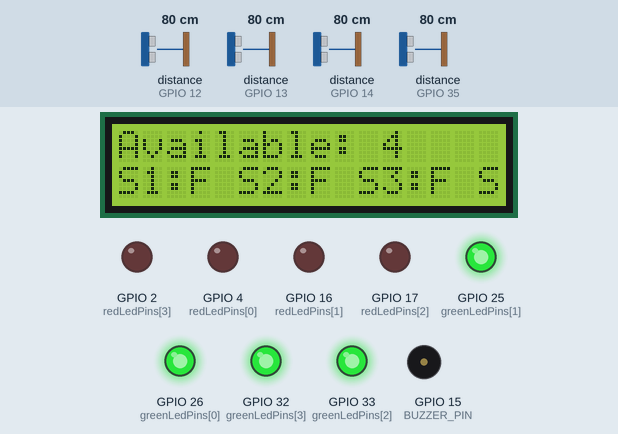
Recording of a sketch running on a simulated ESP32. Shown: 16×2 character LCD, output pins drawn as LEDs (lit = HIGH), buzzer (waves = sounding, pin HIGH). Wiring (inferred from the names in the program): 4 × ultrasonic range finder: trigger GPIO 5, echo GPIO 13 / trigger GPIO 18, echo GPIO 12 / trigger GPIO 19, echo GPIO 14 / trigger GPIO 23, echo GPIO 35. The test bench sets the inputs (shaded band); at power-on: distance to the obstacle (sensors on GPIO 12, GPIO 13, GPIO 14, GPIO 35) 80 cm. The echo pulse lasts 58.3 µs per cm; pins used as bus, display or sensor lines are not drawn; what the sketch prints to the serial monitor is not drawn.

Above: at 2.7 s.
2.8 s: distance to the obstacle (sensor on GPIO 12) set to 16 cm
7.8 s: distance to the obstacle (sensor on GPIO 12) set to 13 cm
At 9.25 s:
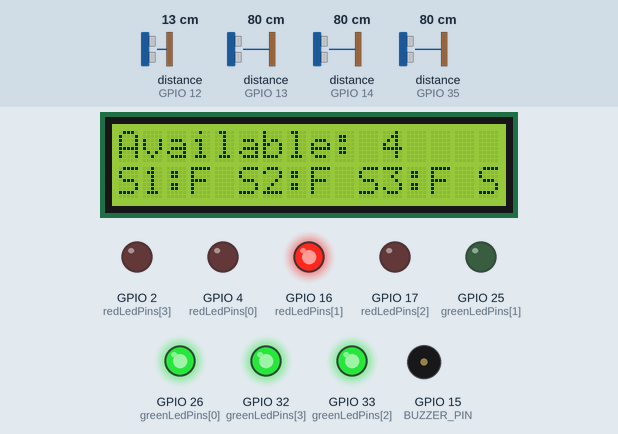
At 9.6 s:
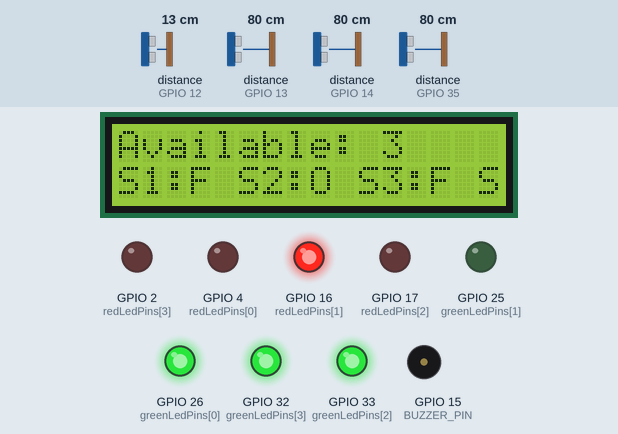
10.8 s: distance to the obstacle (sensor on GPIO 13) set to 16 cm
13.2 s: distance to the obstacle (sensor on GPIO 13) set to 13 cm
At 14.1 s:
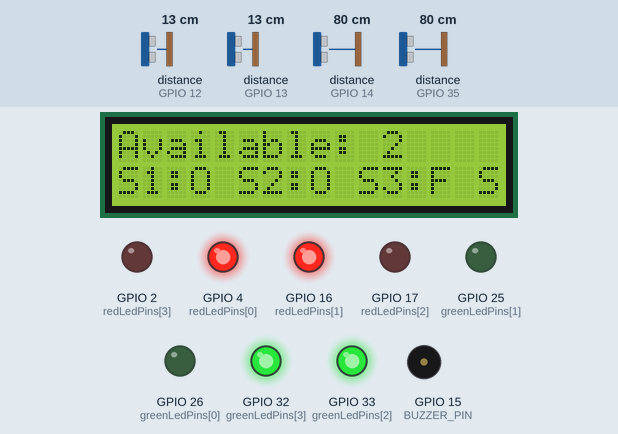
15.3 s: distance to the obstacle (sensor on GPIO 14) set to 17 cm
17.9 s: distance to the obstacle (sensor on GPIO 14) set to 13 cm
At 18.7 s:
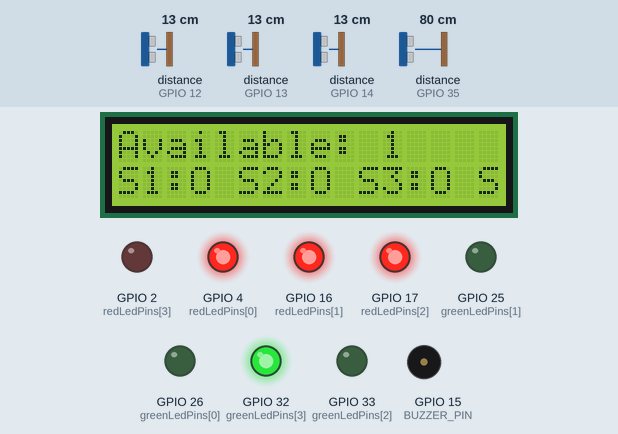
Timing chart, 0 to 20.9 s (numbered marks = the images above; inputs shaded):
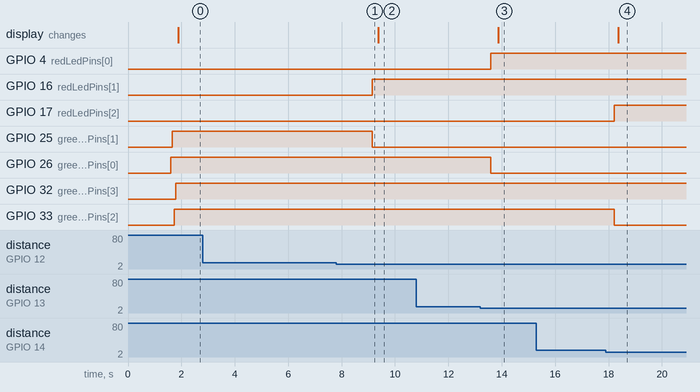

The sketch:

smart_parking_arduino.ino
```cpp
/*
  Smart Parking System using Ultrasonic Sensors
  Board: ESP32 DevKit recommended for the full feature build

  Features:
    - 4 HC-SR04 ultrasonic sensors
    - Red LED for occupied slot
    - Green LED for free slot
    - Buzzer when all slots are occupied
    - Optional I2C 16x2 LCD display
    - Optional servo barrier gate

  Required library for LCD:
    LiquidCrystal_I2C by Frank de Brabander or compatible

  Optional library for servo:
    ESP32Servo
*/

#include <Wire.h>
#include <LiquidCrystal_I2C.h>

#define USE_SERVO_GATE 0

#if USE_SERVO_GATE
#include <ESP32Servo.h>
#endif

const byte TOTAL_SLOTS = 4;
const float OCCUPIED_THRESHOLD_CM = 15.0;
const unsigned long ECHO_TIMEOUT_US = 30000UL;

const byte I2C_SDA_PIN = 21;
const byte I2C_SCL_PIN = 22;

const byte trigPins[TOTAL_SLOTS] = {5, 18, 19, 23};
const byte echoPins[TOTAL_SLOTS] = {13, 12, 14, 35};
const byte greenLedPins[TOTAL_SLOTS] = {26, 25, 33, 32};
const byte redLedPins[TOTAL_SLOTS] = {4, 16, 17, 2};

const byte BUZZER_PIN = 15;
const byte SERVO_PIN = 27;

LiquidCrystal_I2C lcd(0x27, 16, 2);

#if USE_SERVO_GATE
Servo gateServo;
#endif

bool slotOccupied[TOTAL_SLOTS] = {false, false, false, false};
float slotDistanceCm[TOTAL_SLOTS] = {0, 0, 0, 0};

float readDistanceCm(byte trigPin, byte echoPin) {
  digitalWrite(trigPin, LOW);
  delayMicroseconds(2);
  digitalWrite(trigPin, HIGH);
  delayMicroseconds(10);
  digitalWrite(trigPin, LOW);

  unsigned long echoTimeUs = pulseIn(echoPin, HIGH, ECHO_TIMEOUT_US);

  if (echoTimeUs == 0) {
    return -1.0;
  }

  return (echoTimeUs * 0.0343) / 2.0;
}

void updateSlot(byte index) {
  float distanceCm = readDistanceCm(trigPins[index], echoPins[index]);
  slotDistanceCm[index] = distanceCm;

  if (distanceCm < 0) {
    slotOccupied[index] = false;
    digitalWrite(greenLedPins[index], LOW);
    digitalWrite(redLedPins[index], LOW);
    return;
  }

  slotOccupied[index] = distanceCm < OCCUPIED_THRESHOLD_CM;

  if (slotOccupied[index]) {
    digitalWrite(greenLedPins[index], LOW);
    digitalWrite(redLedPins[index], HIGH);
  } else {
    digitalWrite(greenLedPins[index], HIGH);
    digitalWrite(redLedPins[index], LOW);
  }
}

byte countOccupiedSlots() {
  byte count = 0;
  for (byte i = 0; i < TOTAL_SLOTS; i++) {
    if (slotOccupied[i]) {
      count++;
    }
  }
  return count;
}

void updateDisplay(byte freeSlots, bool parkingFull) {
  lcd.clear();

  if (parkingFull) {
    lcd.setCursor(0, 0);
    lcd.print(" PARKING FULL ");
    lcd.setCursor(0, 1);
    lcd.print(" Gate: CLOSED ");
    return;
  }

  lcd.setCursor(0, 0);
  lcd.print("Available: ");
  lcd.print(freeSlots);

  lcd.setCursor(0, 1);
  for (byte i = 0; i < TOTAL_SLOTS; i++) {
    lcd.print("S");
    lcd.print(i + 1);
    lcd.print(slotOccupied[i] ? ":O " : ":F ");
  }
}

void updateAlertAndGate(bool parkingFull) {
  if (parkingFull) {
    digitalWrite(BUZZER_PIN, HIGH);
#if USE_SERVO_GATE
    gateServo.write(0);
#endif
  } else {
    digitalWrite(BUZZER_PIN, LOW);
#if USE_SERVO_GATE
    gateServo.write(90);
#endif
  }
}

void printSerialOutput(byte freeSlots, byte occupiedSlots, bool parkingFull) {
  Serial.println("----------------------------------------");

  for (byte i = 0; i < TOTAL_SLOTS; i++) {
    Serial.print("Slot ");
    Serial.print(i + 1);
    Serial.print(": ");

    if (slotDistanceCm[i] < 0) {
      Serial.print("INVALID ECHO");
    } else {
      Serial.print(slotOccupied[i] ? "OCCUPIED" : "FREE");
      Serial.print(" | Distance: ");
      Serial.print(slotDistanceCm[i], 1);
      Serial.print(" cm");
    }
    Serial.println();
  }

  Serial.print("Available Slots: ");
  Serial.println(freeSlots);
  Serial.print("Occupied Slots : ");
  Serial.println(occupiedSlots);
  Serial.print("Buzzer         : ");
  Serial.println(parkingFull ? "ON" : "OFF");
  Serial.print("Gate           : ");
  Serial.println(parkingFull ? "CLOSED" : "OPEN");
}

void setup() {
  Serial.begin(9600);
  Wire.begin(I2C_SDA_PIN, I2C_SCL_PIN);

  for (byte i = 0; i < TOTAL_SLOTS; i++) {
    pinMode(trigPins[i], OUTPUT);
    pinMode(echoPins[i], INPUT);
    pinMode(greenLedPins[i], OUTPUT);
    pinMode(redLedPins[i], OUTPUT);
  }

  pinMode(BUZZER_PIN, OUTPUT);
  digitalWrite(BUZZER_PIN, LOW);

  lcd.init();
  lcd.backlight();
  lcd.clear();
  lcd.setCursor(0, 0);
  lcd.print("Smart Parking");
  lcd.setCursor(0, 1);
  lcd.print("System Ready");

#if USE_SERVO_GATE
  gateServo.attach(SERVO_PIN);
  gateServo.write(90);
#endif

  delay(1500);
}

void loop() {
  for (byte i = 0; i < TOTAL_SLOTS; i++) {
    updateSlot(i);
    delay(60);
  }

  byte occupiedSlots = countOccupiedSlots();
  byte freeSlots = TOTAL_SLOTS - occupiedSlots;
  bool parkingFull = freeSlots == 0;

  updateAlertAndGate(parkingFull);
  updateDisplay(freeSlots, parkingFull);
  printSerialOutput(freeSlots, occupiedSlots, parkingFull);

  delay(1000);
}
```

Measured:
- the behaviour switches between 15 and 14 cm on distance to the obstacle (sensor on GPIO 12) (found by bisection; images 0 and 1)
- the behaviour switches between 15 and 14 cm on distance to the obstacle (sensor on GPIO 13) (found by bisection; images 2 and 3)
- the behaviour switches between 15 and 14 cm on distance to the obstacle (sensor on GPIO 14) (found by bisection; images 3 and 4)
- after the input at 2.8 s, every drawn part: stays the same
- after the input at 7.8 s, GPIO 16 (redLedPins[1]): LOW → HIGH after 1.3 s; GPIO 25 (greenLedPins[1]): HIGH → LOW after 1.3 s
- after the input at 10.8 s, every drawn part: stays the same
- after the input at 13.2 s, GPIO 4 (redLedPins[0]): LOW → HIGH after 0.38 s; GPIO 26 (greenLedPins[0]): HIGH → LOW after 0.38 s; the display: changes after 0.67 s (image 3)
- after the input at 15.3 s, every drawn part: stays the same
- after the input at 17.9 s, GPIO 17 (redLedPins[2]): LOW → HIGH after 0.31 s; GPIO 33 (greenLedPins[2]): HIGH → LOW after 0.31 s; the display: changes after 0.47 s (image 4)
